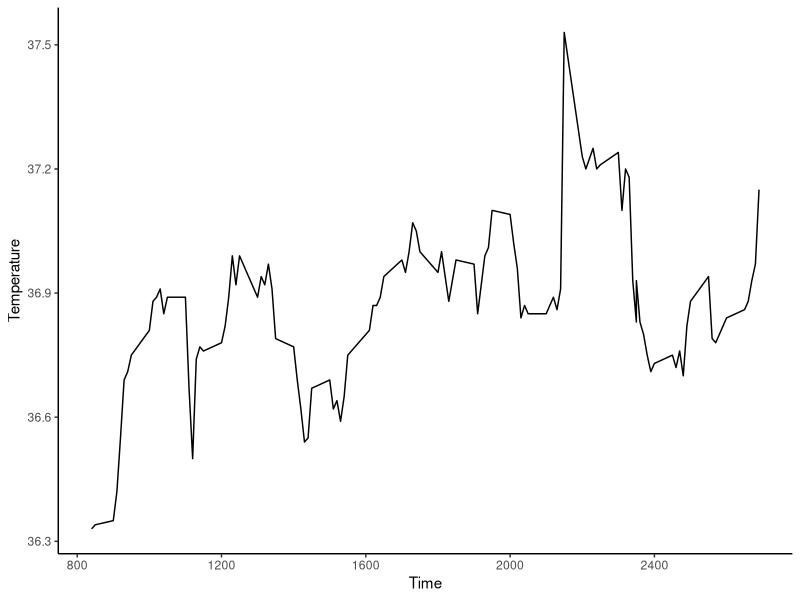

Write the R code that produced this figure. (Note: this script raises an error after producing the figure.)
require(ggplot2)

set.seed(123)
data("beavers")

# Adjust beaver1 dataset to make our version, b1
beaver1$dayShift <- ifelse(beaver1$day==346, 0, 2350)
beaver1$realTime <- beaver1$dayShift+beaver1$time
beaver1$activ <- ifelse(beaver1$activ==0,"Inactive","Active")
b1 <- beaver1[,c("realTime","temp","activ")]
colnames(b1) <- c("Time","Temperature","Activity")
b1$Beaver <- "Number 1"
b1$Activity <- factor(b1$Activity, levels=c("Active","Inactive"))
b1[,"Random"] <- "Normal"
b1[sample(1:nrow(b1), 0.4*nrow(b1)), "Random"] <- "Different"
b1$Random <- factor(b1$Random, levels=c("Normal","Different"))

# Plot raw data as line-plot
ggplot(b1, aes(x=Time, y=Temperature))+
  geom_line()+
  theme_classic()

# Plot smoothed data with confidence interval using default Gaussian kernel
ggplot(wma(b1, alist(x=Time, y=Temperature), width=100), aes(x=Time, y=Temperature))+
  geom_ribbon(aes(ymin=Temperature-SE, ymax=Temperature+SE), alpha=0.4)+
  geom_line()+
  theme_classic()

# Plot raw data by activity
ggplot(b1, aes(x=Time, y=Temperature, color=Activity, fill=Activity))+
  geom_line()+
  theme_classic()

# Plot smoothed data by activity
ggplot(wma(b1, alist(x=Time, y=Temperature, color=Activity), width=100), aes(x=Time, y=Temperature, color=Activity, fill=Activity))+
  geom_ribbon(aes(ymin=Temperature-SE, ymax=Temperature+SE), alpha=0.4)+
  geom_line()+
  theme_classic()

# Plot raw data by activity and random
ggplot(b1, aes(x=Time, y=Temperature, color=Activity, fill=Activity, linetype=Random))+
  geom_line()+
  theme_classic()

# Plot smoothed data by activity and random
ggplot(wma(b1, alist(x=Time, y=Temperature, color=Activity, linetype=Random), width=100), aes(x=Time, y=Temperature, color=Activity, fill=Activity, linetype=Random))+
  geom_ribbon(aes(ymin=Temperature-SE, ymax=Temperature+SE), alpha=0.4)+
  geom_line()+
  theme_classic()

